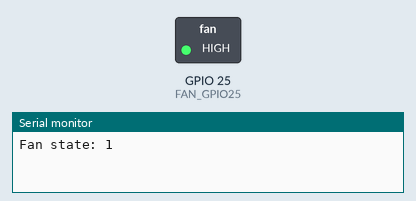
Bench run of a sketch on a simulated ESP32. On the bench: switched loads named in the sketch (green lamp = pin HIGH), the last lines printed to the serial monitor.

Above: at 1.0 s.
At 3.0 s:
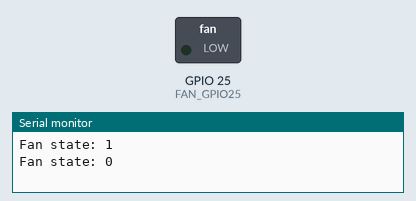
Timing chart, 0 to 5.2 s (numbered marks = the images above):
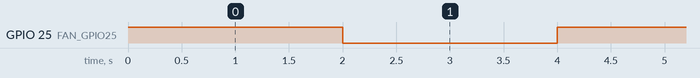

Measured:
- by itself, GPIO 25 (FAN_GPIO25): alternates HIGH for 2.0 s and LOW for 2.0 s

The sketch:

Fan.ino
```cpp
int FAN_GPIO25 = 25;
int fanState = 0;

void setup(){
  Serial.begin(9600);

  pinMode(FAN_GPIO25, OUTPUT);
}

void loop(){
  if(fanState == 0){
    fanState = 1;
    digitalWrite(FAN_GPIO25, HIGH);
  }
  else{
    fanState = 0;
    digitalWrite(FAN_GPIO25, LOW);
  }
  Serial.print("Fan state: ");
  Serial.println(fanState);
  Serial.print("\n");

  delay(2000);
}
```
